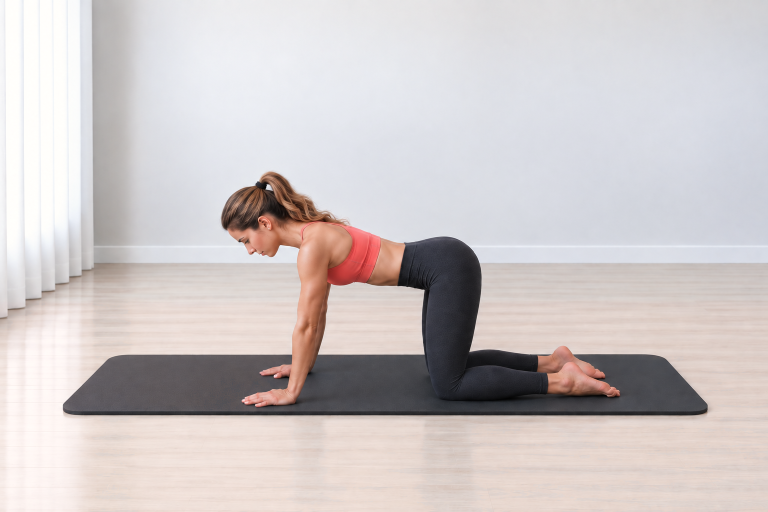
#> input picture Pilates Assets/02_Exercise_Cards/Thread the Needle/thread_the_needle_start.png, 1536 x 1024 px, found by its file name (shown at 1/2 size); the run also reads 1 picture not shown here
$ python build_thread_the_needle_cards.py
#> lines starting #> are read from the running program, lines starting #| are printed output that depends on the picture; after the words box and inside, x2 and y2 are one past the last pixel; in counts of white or black regions, pixels touching at a corner belong together
# -*- coding: utf-8 -*-
from pathlib import Path
import hashlib

from PIL import Image, ImageDraw, ImageFont, ImageOps


BASE = Path(__file__).resolve().parent
START = BASE / "thread_the_needle_start.png"
HERO = BASE / "thread_the_needle_hero.png"
GUIDE = BASE / "thread_the_needle_guide_card_v01.png"
STEP = BASE / "thread_the_needle_step_by_step_v01.png"

BG = (244, 251, 250)
CARD = (255, 255, 255)
INK = (38, 44, 47)
MUTED = (92, 108, 112)
TEAL = (20, 154, 154)
TEAL_D = (14, 122, 123)
LINE = (210, 232, 230)
SOFT = (231, 247, 246)
FONT_DIR = Path(r"C:\Windows\Fonts")


def sha256(path):
    return hashlib.sha256(path.read_bytes()).hexdigest()


def font(name, size):
#> called with name = 'arialbd.ttf', size = 44
    for candidate in (FONT_DIR / name, FONT_DIR / "arial.ttf", FONT_DIR / "segoeui.ttf"):
        if candidate.exists():
            return ImageFont.truetype(str(candidate), size)
    return ImageFont.load_default()


F = {
    "title": font("arialbd.ttf", 44),
    "subtitle": font("arialbd.ttf", 21),
    "h2": font("arialbd.ttf", 25),
    "h3": font("arialbd.ttf", 20),
    "body": font("arial.ttf", 20),
    "small": font("arial.ttf", 17),
    "small_b": font("arialbd.ttf", 17),
    "tiny": font("arial.ttf", 14),
    "step_title": font("arialbd.ttf", 38),
    "step_h": font("arialbd.ttf", 22),
    "step_body": font("arial.ttf", 18),
}


def rounded(draw, box, radius=28, fill=CARD, outline=LINE, width=2):
    draw.rounded_rectangle(box, radius=radius, fill=fill, outline=outline, width=width)


def wrap_text(draw, text, selected_font, max_width):
    lines, current = [], ""
    for word in text.split():
        candidate = (current + " " + word).strip()
        if draw.textbbox((0, 0), candidate, font=selected_font)[2] <= max_width or not current:
            current = candidate
        else:
            lines.append(current)
            current = word
    if current:
        lines.append(current)
    return lines


def draw_wrapped(draw, xy, text, selected_font, fill, max_width, line_gap=7):
    x, y = xy
    for line in wrap_text(draw, text, selected_font, max_width):
        draw.text((x, y), line, font=selected_font, fill=fill)
        y += draw.textbbox((0, 0), line, font=selected_font)[3] + line_gap
    return y


def fit_image(path, size, crop=True):
    with Image.open(path) as source:
        source = source.convert("RGB")
        if crop:
            return ImageOps.fit(source, size, method=Image.Resampling.LANCZOS, centering=(0.5, 0.55))
        contained = ImageOps.contain(source, size, Image.Resampling.LANCZOS)
    canvas = Image.new("RGB", size, CARD)
    canvas.paste(contained, ((size[0] - contained.width) // 2, (size[1] - contained.height) // 2))
    return canvas


def paste_round(base, image, box, radius=22):
    x1, y1, x2, y2 = box
    size = (x2 - x1, y2 - y1)
    if image.size != size:
        image = image.resize(size, Image.Resampling.LANCZOS)
    mask = Image.new("L", size, 0)
    ImageDraw.Draw(mask).rounded_rectangle((0, 0, size[0], size[1]), radius=radius, fill=255)
    base.paste(image, (x1, y1), mask)


def center_text(draw, box, text, selected_font, fill):
    x1, y1, x2, y2 = box
    bounds = draw.textbbox((0, 0), text, font=selected_font)
    draw.text(
        (x1 + (x2 - x1 - (bounds[2] - bounds[0])) / 2,
         y1 + (y2 - y1 - (bounds[3] - bounds[1])) / 2 - 2),
        text,
        font=selected_font,
        fill=fill,
    )


def pill(draw, xy, text, selected_font):
    x, y = xy
    bounds = draw.textbbox((0, 0), text, font=selected_font)
    box = (x, y, x + bounds[2] - bounds[0] + 32, y + bounds[3] - bounds[1] + 16)
    draw.rounded_rectangle(box, radius=16, fill=SOFT, outline=LINE, width=1)
    draw.text((x + 16, y + 7), text, font=selected_font, fill=TEAL_D)
    return box[2] + 8


def draw_icon(draw, center, kind, color=TEAL):
    x, y = center
    if kind == "breath":
        draw.arc((x - 8, y - 8, x + 8, y + 8), 25, 320, fill=color, width=3)
        draw.line((x + 7, y - 8, x + 12, y - 8, x + 12, y - 3), fill=color, width=3)
    elif kind == "focus":
        draw.ellipse((x - 8, y - 8, x + 8, y + 8), outline=color, width=3)
        draw.ellipse((x - 3, y - 3, x + 3, y + 3), fill=color)
    elif kind == "repeat":
        draw.arc((x - 9, y - 7, x + 9, y + 7), 200, 20, fill=color, width=3)
        draw.polygon([(x + 8, y - 8), (x + 14, y - 5), (x + 9, y - 1)], fill=color)


def verify_sources():
    for path in (START, HERO):
        if not path.exists():
            raise FileNotFoundError(path)
        with Image.open(path) as image:
#> image is the input picture: PIL image 1536x1024 RGB; mean R, G, B 205.9, 198.9, 198.8
            if image.mode != "RGB" or image.format != "PNG":
                raise RuntimeError(f"Unexpected source properties for {path.name}: {image.size} {image.mode}")
#> pass 2 of the loop in verify_sources, `for path in (START, HERO):`:
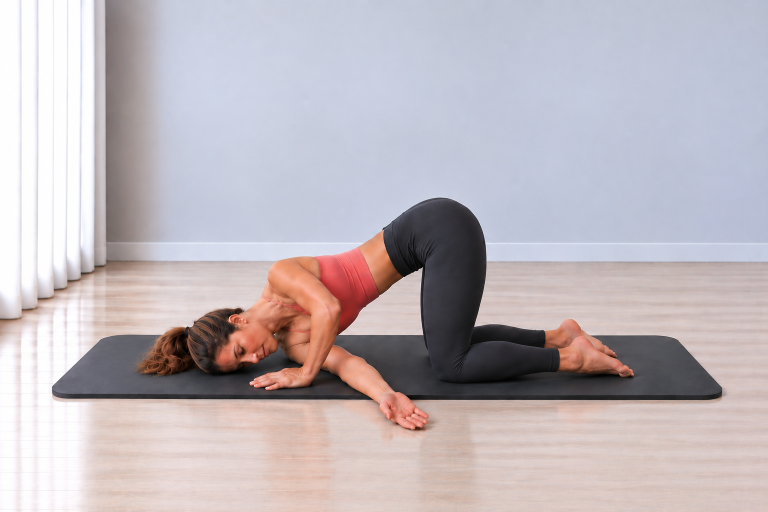
#> input picture Pilates Assets/02_Exercise_Cards/Thread the Needle/thread_the_needle_hero.png, 1536 x 1024 px, found by its file name (shown at 1/2 size)
#> in verify_sources, image is the input picture: PIL image 1536x1024 RGB; mean R, G, B 190.8, 182.7, 187.8


def build_guide():
    image = Image.new("RGB", (780, 1688), BG)
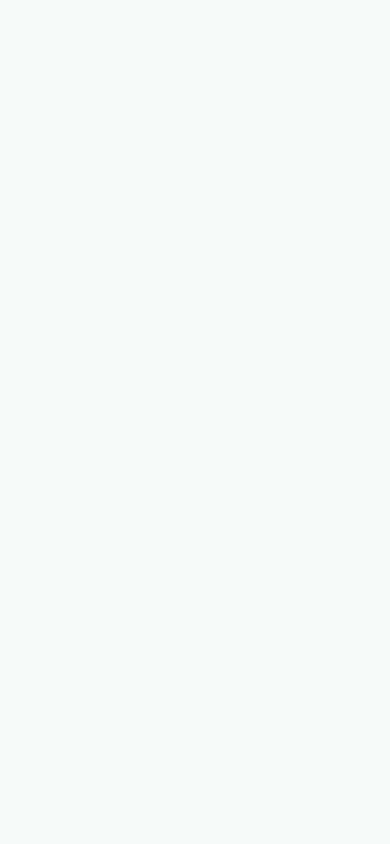
#> image: PIL image 780x1688 RGB (shown at 1/2 size); mean R, G, B 244, 251, 250
    draw = ImageDraw.Draw(image)

    rounded(draw, (34, 34, 746, 146))
    draw.text((62, 48), "THREAD THE NEEDLE", font=F["title"], fill=INK)
    draw.text((62, 98), "Protažení s rotací v kleku", font=F["subtitle"], fill=TEAL_D)
    x = pill(draw, (62, 154), "Mobilita zad", F["small_b"])
#> x = 158
    pill(draw, (x, 154), "Bez pomůcky", F["small_b"])

    rounded(draw, (34, 206, 746, 670))
    paste_round(image, fit_image(HERO, (680, 402), crop=True), (50, 232, 730, 634), 22)
#> in paste_round, `x1, y1, x2, y2 = box`: x1 = 50; y1 = 232; x2 = 730; y2 = 634
#> in paste_round, `size = (x2 - x1, y2 - y1)`: size = (680, 402)
#> in paste_round, `mask = Image.new("L", size, 0)`: mask: PIL image 680x402 L; every value is 0
#> in paste_round, `ImageDraw.Draw(mask).rounded_rectangle((0, 0, size[0], size[1]), radiu..`:
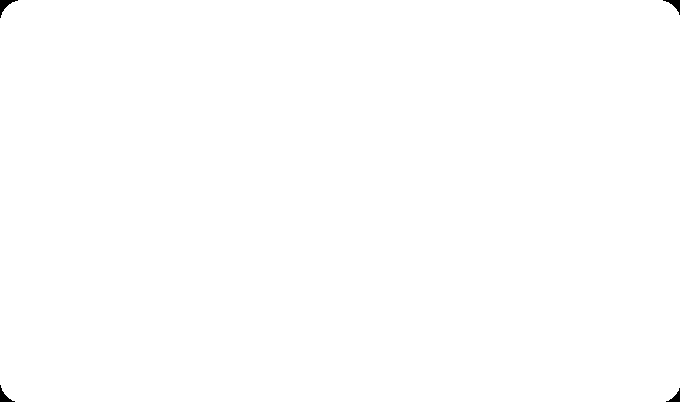
#> mask: PIL image 680x402 L; 99.9% white; 4 black regions, box (x1, y1, x2, y2) and area: (0, 0, 18, 18) 111, (663, 0, 680, 15) 93, (0, 385, 15, 402) 93, (666, 388, 680, 402) 76

    mini_y, mini_w, mini_h = 698, 218, 146
    xs = [34, 274, 514]
    labels = [
        ("START", "Na všech čtyřech", START),
        ("HERO", "Provleč paži", HERO),
        ("START", "Vrať se zpět", START),
    ]
    for index, (x0, (label, caption, source)) in enumerate(zip(xs, labels), 1):
        card_bottom = mini_y + mini_h + 74
        rounded(draw, (x0, mini_y, x0 + mini_w, card_bottom), 22)
        paste_round(image, fit_image(source, (mini_w - 22, mini_h), crop=True),
                    (x0 + 11, mini_y + 10, x0 + mini_w - 11, mini_y + 10 + mini_h), 16)
#> call 2 of fit_image, with size = (196, 146), crop = True
#> in fit_image (call 2), `return ImageOps.fit(source, size, method=Image.Resampling.LANCZOS, cen..`:
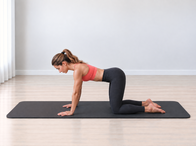
#> returned value: PIL image 196x146 RGB; mean R, G, B 203, 195.8, 195.8
#> call 2 of paste_round, with box = (45, 708, 241, 854), radius = 16
#> in paste_round (call 2), `x1, y1, x2, y2 = box`: x1 = 45; y1 = 708; x2 = 241; y2 = 854
#> in paste_round (call 2), `size = (x2 - x1, y2 - y1)`: size = (196, 146)
#> in paste_round (call 2), `mask = Image.new("L", size, 0)`: mask: PIL image 196x146 L; every value is 0
#> in paste_round (call 2), `ImageDraw.Draw(mask).rounded_rectangle((0, 0, size[0], size[1]), radiu..`:
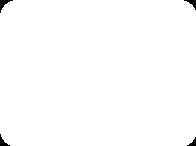
#> mask: PIL image 196x146 L; 99.3% white; 4 black regions, box (x1, y1, x2, y2) and area: (0, 0, 13, 13) 61, (184, 0, 196, 10) 48, (0, 134, 10, 146) 48, (187, 137, 196, 146) 36
        draw.ellipse((x0 + 15, mini_y + 15, x0 + 43, mini_y + 43), fill=TEAL)
        center_text(draw, (x0 + 15, mini_y + 15, x0 + 43, mini_y + 43), str(index), F["tiny"], CARD)
        center_text(draw, (x0 + 5, mini_y + mini_h + 14, x0 + mini_w - 5, mini_y + mini_h + 40), label, F["small_b"], INK)
        center_text(draw, (x0 + 5, mini_y + mini_h + 38, x0 + mini_w - 5, mini_y + mini_h + 59), caption, F["tiny"], MUTED)
#> pass 2 of the loop in build_guide, `for index, (x0, (label, caption, source)) in enumerate(zip(xs, labels)..`:

    info_y, box_w, box_h = 942, 218, 174
    info = [
        ("Dech", ["Výdech při rotaci.", "Nádech při návratu."], "breath"),
        ("Zaměř se", ["Pánev drž nad koleny.", "Ramena nech uvolněná."], "focus"),
        ("Opakování", ["20 s / strana", "2-3 série"], "repeat"),
    ]
    for x0, (title, lines, icon) in zip(xs, info):
        rounded(draw, (x0, info_y, x0 + box_w, info_y + box_h), 22, fill=CARD, outline=(222, 238, 236), width=1)
        draw_icon(draw, (x0 + 28, info_y + 31), icon)
        draw.text((x0 + 48, info_y + 19), title, font=F["small_b"], fill=INK)
        y = info_y + 58
        for line in lines:
            draw.text((x0 + 18, y), line, font=F["tiny"], fill=MUTED)
            y += 27

    rounded(draw, (34, 1152, 746, 1436))
    draw.text((62, 1184), "Krátký průběh", font=F["h2"], fill=INK)
    guide_lines = [
        "1. Začni na všech čtyřech s dlaněmi pod rameny.",
        "2. S výdechem provleč jednu paži pod tělem.",
        "3. Nech rameno a hlavu jemně klesnout k podložce.",
        "4. S nádechem se vrať a vystřídej stranu.",
    ]
    y = 1230
    for line in guide_lines:
        y = draw_wrapped(draw, (62, y), line, F["body"], MUTED, 650, 5) + 5
#> this loop made 4 passes
#> y on passes 1 to 4: 1252, 1274, 1296, 1318
#> after the loop, y = 1318

    rounded(draw, (34, 1466, 746, 1648), 28, fill=(255, 247, 244), outline=(242, 220, 216), width=1)
    draw.text((62, 1498), "Na co si dát pozor", font=F["h2"], fill=INK)
    draw_wrapped(
        draw,
        (62, 1544),
        "Nevytáčej pánev a netlač rameno ani hlavu silou do podložky. Pohyb má zůstat pomalý a příjemný.",
        F["body"],
        MUTED,
        650,
        7,
    )

    image.save(GUIDE, "PNG")


def build_step():
    image = Image.new("RGB", (780, 2280), BG)
#> image: PIL image 780x2280 RGB
    draw = ImageDraw.Draw(image)

    rounded(draw, (34, 34, 746, 136))
    draw.text((62, 48), "Krok za krokem", font=F["step_title"], fill=INK)
    draw.text((62, 94), "Thread the Needle", font=F["small_b"], fill=TEAL_D)

    steps = [
        ("START", START, "Začni na všech čtyřech. Dlaně dej pod ramena, kolena pod kyčle a páteř drž neutrálně."),
        ("HLAVNÍ POHYB", HERO, "S výdechem provleč jednu paži pod tělem. Rameno a hlavu nech jemně klesnout k podložce."),
        ("NÁVRAT", START, "S nádechem se kontrolovaně vrať zpět na všechny čtyři a potom vystřídej stranu."),
    ]

    y = 174
    for index, (title, source, text) in enumerate(steps, 1):
        card_height = 470
        rounded(draw, (34, y, 746, y + card_height))
        paste_round(image, fit_image(source, (680, 300), crop=True), (50, y + 24, 730, y + 324), 22)
#> in fit_image (call 5), `return ImageOps.fit(source, size, method=Image.Resampling.LANCZOS, cen..`:
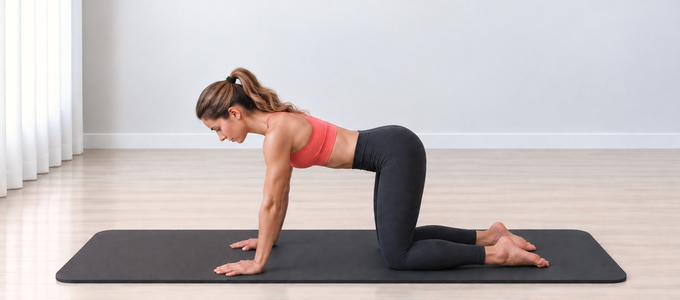
#> returned value: PIL image 680x300 RGB; mean R, G, B 194.1, 186.6, 187.2
#> in paste_round (call 5), `x1, y1, x2, y2 = box`: x1 = 50; y1 = 198; x2 = 730; y2 = 498
#> in paste_round (call 5), `size = (x2 - x1, y2 - y1)`: size = (680, 300)
#> in paste_round (call 5), `mask = Image.new("L", size, 0)`: mask: PIL image 680x300 L; every value is 0
#> in paste_round (call 5), `ImageDraw.Draw(mask).rounded_rectangle((0, 0, size[0], size[1]), radiu..`: mask: PIL image 680x300 L; 99.8% white; 4 black regions, box (x1, y1, x2, y2) and area: (0, 0, 18, 18) 111, (663, 0, 680, 15) 93, (0, 283, 15, 300) 93, (666, 286, 680, 300) 76
#> in paste_round (call 5), `base.paste(image, (x1, y1), mask)`:
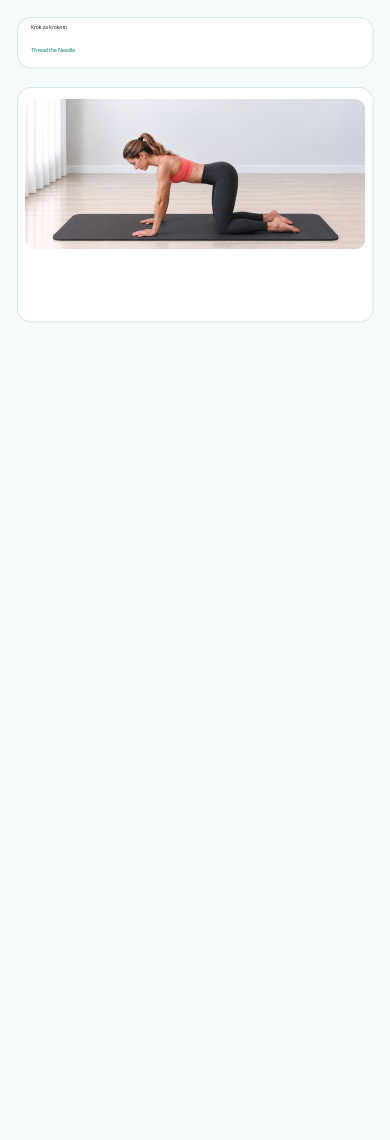
#> base: PIL image 780x2280 RGB (shown at 1/2 size); mean R, G, B 239.3, 243.9, 243.2
        draw.ellipse((62, y + 38, 104, y + 80), fill=TEAL)
        center_text(draw, (62, y + 38, 104, y + 80), str(index), F["small_b"], CARD)
        draw.text((62, y + 340), title, font=F["step_h"], fill=INK)
        draw_wrapped(draw, (62, y + 372), text, F["step_body"], MUTED, 650, 5)
        y += card_height
        if index < len(steps):
            center_text(draw, (0, y + 13, 780, y + 55), "↓", font("arialbd.ttf", 32), TEAL_D)
            y += 76
#> pass 2 of the loop in build_step, `for index, (title, source, text) in enumerate(steps, 1):`:
#> in fit_image (call 6), `return ImageOps.fit(source, size, method=Image.Resampling.LANCZOS, cen..`:
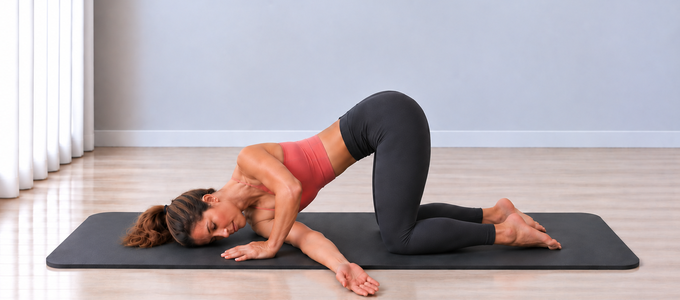
#> returned value: PIL image 680x300 RGB; mean R, G, B 180.7, 171.3, 176.1
#> y1 = 744; y2 = 1044
#> in paste_round (call 6), `base.paste(image, (x1, y1), mask)`:
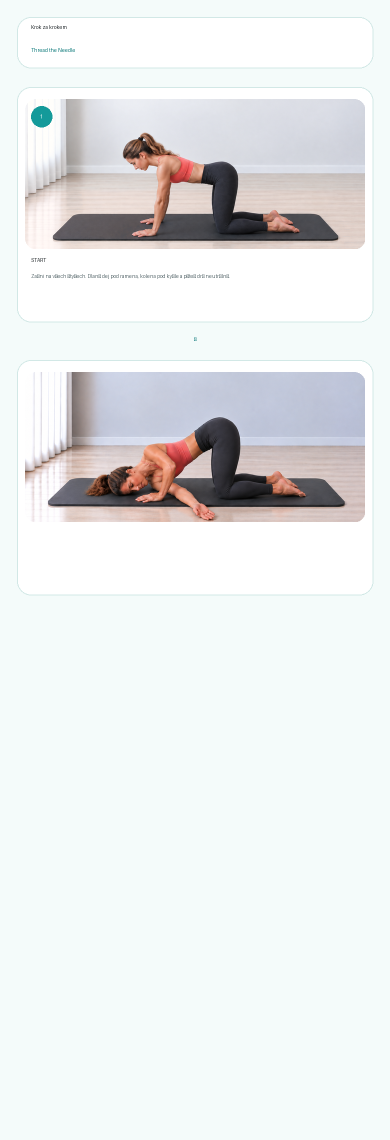
#> base: PIL image 780x2280 RGB (shown at 1/2 size); mean R, G, B 232.4, 234.9, 234.9

    info_y = y + 28
    rounded(draw, (34, info_y, 746, info_y + 126), 28, fill=CARD, outline=LINE, width=1)
    draw.text((62, info_y + 28), "Dech", font=F["h2"], fill=INK)
    draw_wrapped(
        draw,
        (62, info_y + 72),
        "Vydechni při rotaci pod trup. Nadechni se při návratu do výchozí pozice.",
        F["body"],
        MUTED,
        650,
        7,
    )

    image.save(STEP, "PNG")
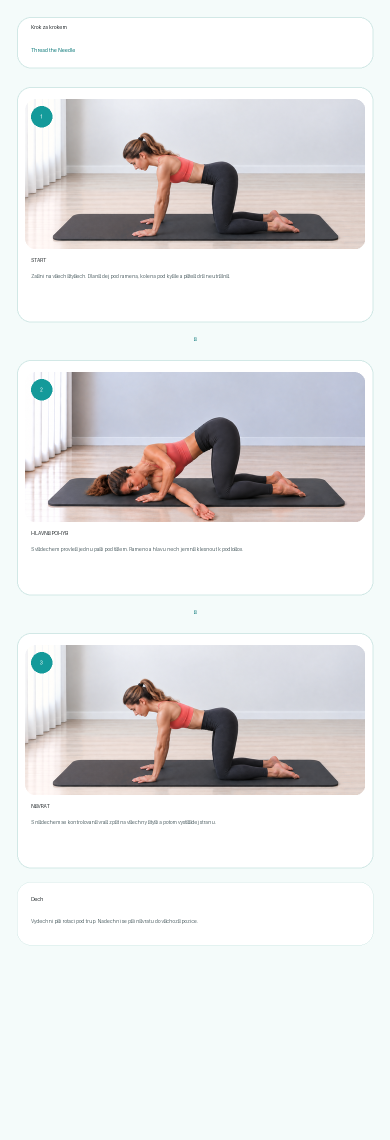
#> saved as thread_the_needle_step_by_step_v01.png: PIL image 780x2280 RGB (shown at 1/2 size); mean R, G, B 227.3, 227.5, 227.8


if __name__ == "__main__":
    verify_sources()
    build_guide()
    build_step()
    for path in (START, HERO, GUIDE, STEP):
        with Image.open(path) as im:
            print(f"{path.name}: {im.size} {im.mode} {sha256(path)}")
#| thread_the_needle_start.png: (1536, 1024) RGB 1c016660524ba45d2157d490e80636d94318b8bf1641f01d9a62702f79b9bff3
#> pass 2 of the loop `for path in (START, HERO, GUIDE, STEP):`:
#| thread_the_needle_hero.png: (1536, 1024) RGB 8991c29b1055dfe938ef1dc89713f9e22c89bebda2b348590be227e54a9333b6
